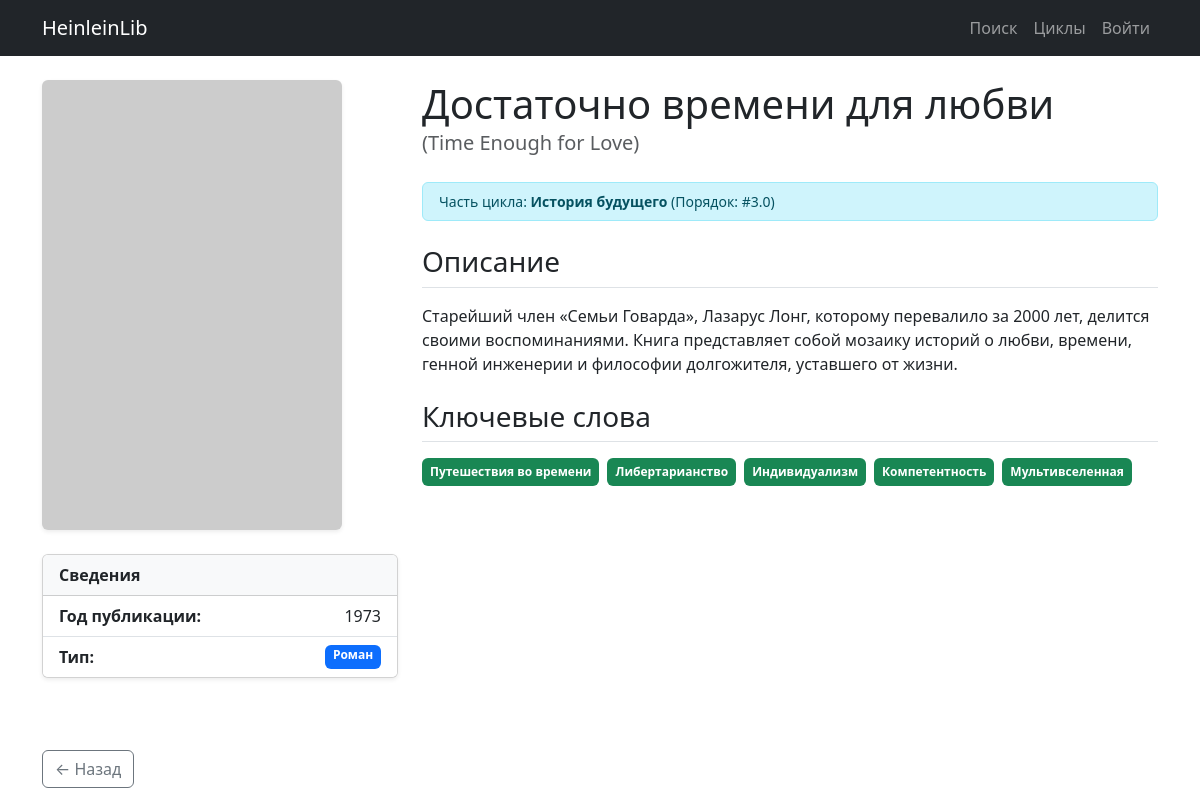
/work/28, run on the app's committed database.
### app.py (models this page shows, shortened)
class Work(db.Model):
    __tablename__ = 'works'
    id = db.Column(db.Integer, primary_key=True)
    title_ru = db.Column(db.String(255), nullable=False)
    title_original = db.Column(db.String(255))
    publication_year = db.Column(db.Integer)
    work_type = db.Column(db.String(50))
    description = db.Column(db.Text)
    cycle_id = db.Column(db.Integer, db.ForeignKey('cycles.id'))
    cycle_order = db.Column(db.Float)
    publisher_id = db.Column(db.Integer, db.ForeignKey('publishers.id'))
    adaptations = db.relationship('Adaptation', backref='work', lazy=True)
    keywords = db.relationship('Keyword', secondary=work_keywords, lazy='subquery',
        backref=db.backref('works', lazy=True))
    vector_json = db.Column(db.Text, nullable=True)

class Cycle(db.Model):
    __tablename__ = 'cycles'
    id = db.Column(db.Integer, primary_key=True)
    title_ru = db.Column(db.String(255), nullable=False)
    title_original = db.Column(db.String(255))
    description = db.Column(db.Text)
    works = db.relationship('Work', backref='cycle', lazy=True)

class Keyword(db.Model):
    __tablename__ = 'keywords'
    id = db.Column(db.Integer, primary_key=True)
    name = db.Column(db.String(50), unique=True, nullable=False)

### app.py (the view)
@app.route('/work/<int:work_id>')
def work_detail(work_id):
    work = Work.query.get_or_404(work_id)
    keywords_list = [k.name for k in work.keywords]
    work.cover_url = f"https://placehold.co/300x450/34495e/ffffff?text={work.title_ru.replace(' ', '%20')}"
    return render_template('work_detail.html', work=work, keywords=keywords_list, adaptations=work.adaptations)

### app.py (called while the page is built)
@event.listens_for(Engine, "connect")
def set_sqlite_pragma(dbapi_connection, connection_record):
    dbapi_connection.create_function("lower", 1, lambda s: s.lower() if s else None)

### templates/work_detail.html (shortened to what this page needs)
{% extends 'base.html' %}
{% block content %}
<div class="row">
    <div class="col-md-4">
        <img src="{{ work.cover_url }}" alt="Обложка" class="img-fluid rounded shadow-sm mb-4">
        <div class="card mb-4 shadow-sm">
            <div class="card-header bg-light fw-bold">Сведения</div>
            <ul class="list-group list-group-flush">
                <li class="list-group-item d-flex justify-content-between">
                    <strong>Год публикации:</strong> <span>{{ work.publication_year }}</span>
                </li>
                <li class="list-group-item d-flex justify-content-between">
                    <strong>Тип:</strong> <span class="badge bg-primary">{{ work.work_type }}</span>
                </li>
            </ul>
        </div>
    </div>
    <div class="col-md-8">
        <h1 class="mb-0">{{ work.title_ru }}</h1>
        <p class="text-muted lead mb-4">({{ work.title_original }})</p>
        {% if work.cycle %}
        <div class="alert alert-info py-2 small">
            Часть цикла: <strong>{{ work.cycle.title_ru }}</strong>
            {% if work.cycle_order %}(Порядок: #{{ work.cycle_order }}){% endif %}
        </div>
        {% endif %}
        <h3 class="mb-3 mt-4 border-bottom pb-2">Описание</h3>
        <p>{{ work.description }}</p>
        {% if keywords %}
        <h3 class="mb-3 mt-4 border-bottom pb-2">Ключевые слова</h3>
        <div class="d-flex flex-wrap gap-2">
            {% for keyword in keywords %}
            <span class="badge bg-success text-white p-2">{{ keyword }}</span>
            {% endfor %}
        </div>
        {% endif %}
    </div>
</div>
<div class="mt-5">
    <a href="javascript:history.back()" class="btn btn-outline-secondary">← Назад</a>
</div>
{% endblock %}

### data on the page
Work: publication_year "1973", work_type "Роман", title_ru "Достаточно времени для любви", title_original "Time Enough for Love", cycle_order "3.0", description "Старейший член «Семьи Говарда», Лазарус Лонг, которому перевалило за 2000 лет, делится своими воспоминаниями. Книга представляет собой мозаику историй о любви, времени, генной инженерии и философии долгожителя, уставшего от жизни."
Cycle: cycle.title_ru "История будущего"
Keyword: name "Путешествия во времени"
Keyword: name "Либертарианство"
Keyword: name "Индивидуализм"
Keyword: name "Компетентность"
Keyword: name "Мультивселенная"
